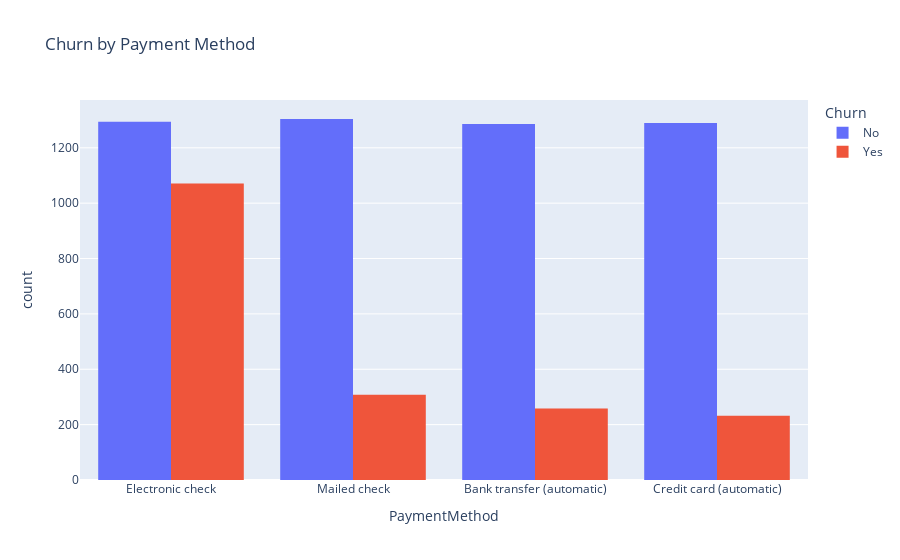

The cell this chart's notebook holds for it:
### Code cell
#Churn by Payment Method (interactive with Plotly)
fig = px.histogram(df, x="PaymentMethod", color="Churn",
                   barmode="group", title="Churn by Payment Method")
fig.show()

### Figure 1 — Plotly figure (JSON) as saved in the notebook; plotly's stock layout.template omitted (floating-point values rounded to 4 significant figures; data arrays with more than 128 entries replaced by an {"elided": "..."} marker saying what was removed)
{"data": [{"alignmentgroup": "True", "bingroup": "x", "hovertemplate": "Churn=No<br>PaymentMethod=%{x}<br>count=%{y}<extra></extra>", "legendgroup": "No", "marker": {"color": "#636efa", "pattern": {"shape": ""}}, "name": "No", "offsetgroup": "No", "orientation": "v", "showlegend": true, "type": "histogram", "x": {"elided": "5174 str values"}, "xaxis": "x", "yaxis": "y"}, {"alignmentgroup": "True", "bingroup": "x", "hovertemplate": "Churn=Yes<br>PaymentMethod=%{x}<br>count=%{y}<extra></extra>", "legendgroup": "Yes", "marker": {"color": "#EF553B", "pattern": {"shape": ""}}, "name": "Yes", "offsetgroup": "Yes", "orientation": "v", "showlegend": true, "type": "histogram", "x": {"elided": "1869 str values"}, "xaxis": "x", "yaxis": "y"}], "layout": {"barmode": "group", "legend": {"title": {"text": "Churn"}, "tracegroupgap": 0}, "title": {"text": "Churn by Payment Method"}, "xaxis": {"anchor": "y", "domain": [0, 1], "title": {"text": "PaymentMethod"}}, "yaxis": {"anchor": "x", "domain": [0, 1], "title": {"text": "count"}}}}
